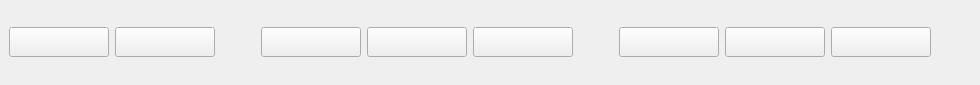
  <widget class="QDockWidget" name="buttons">
   <property name="sizePolicy">
    <sizepolicy hsizetype="Minimum" vsizetype="Minimum">
     <horstretch>0</horstretch>
     <verstretch>0</verstretch>
    </sizepolicy>
   </property>
   <property name="minimumSize">
    <size>
     <width>878</width>
     <height>70</height>
    </size>
   </property>
   <property name="maximumSize">
    <size>
     <width>524287</width>
     <height>85</height>
    </size>
   </property>
   <property name="features">
    <set>QDockWidget::DockWidgetFloatable|QDockWidget::DockWidgetMovable</set>
   </property>
   <property name="allowedAreas">
    <set>Qt::BottomDockWidgetArea|Qt::TopDockWidgetArea</set>
   </property>
   <attribute name="dockWidgetArea">
    <number>8</number>
   </attribute>
   <widget class="QWidget" name="dockWidgetContents">
    <layout class="QHBoxLayout" name="horizontalLayout">
     <item>
      <widget class="QPushButton" name="pushButtonLoad">
       <property name="sizePolicy">
        <sizepolicy hsizetype="Minimum" vsizetype="Fixed">
         <horstretch>0</horstretch>
         <verstretch>0</verstretch>
        </sizepolicy>
       </property>
       <property name="minimumSize">
        <size>
         <width>100</width>
         <height>30</height>
        </size>
       </property>
       <property name="font">
        <font>
         <pointsize>12</pointsize>
        </font>
       </property>
       <property name="text">
        <string/>
       </property>
       <property name="icon">
        <iconset>
         <normaloff>Icon/folder_drag_accept.png</normaloff>Icon/folder_drag_accept.png</iconset>
       </property>
       <property name="iconSize">
        <size>
         <width>30</width>
         <height>50</height>
        </size>
       </property>
      </widget>
     </item>
     <item>
      <widget class="QPushButton" name="pushButtonOutput_Configuration">
       <property name="sizePolicy">
        <sizepolicy hsizetype="Minimum" vsizetype="Fixed">
         <horstretch>0</horstretch>
         <verstretch>0</verstretch>
        </sizepolicy>
       </property>
       <property name="minimumSize">
        <size>
         <width>100</width>
         <height>30</height>
        </size>
       </property>
       <property name="font">
        <font>
         <pointsize>12</pointsize>
        </font>
       </property>
       <property name="text">
        <string/>
       </property>
       <property name="icon">
        <iconset>
         <normaloff>Icon/disks.png</normaloff>Icon/disks.png</iconset>
       </property>
       <property name="iconSize">
        <size>
         <width>30</width>
         <height>50</height>
        </size>
       </property>
      </widget>
     </item>
     <item>
      <spacer name="horizontalSpacer">
       <property name="orientation">
        <enum>Qt::Horizontal</enum>
       </property>
       <property name="sizeHint" stdset="0">
        <size>
         <width>40</width>
         <height>20</height>
        </size>
       </property>
      </spacer>
     </item>
     <item>
      <widget class="QPushButton" name="pushButtonStartPause">
       <property name="sizePolicy">
        <sizepolicy hsizetype="Minimum" vsizetype="Fixed">
         <horstretch>0</horstretch>
         <verstretch>0</verstretch>
        </sizepolicy>
       </property>
       <property name="minimumSize">
        <size>
         <width>100</width>
         <height>30</height>
        </size>
       </property>
       <property name="font">
        <font>
         <pointsize>12</pointsize>
        </font>
       </property>
       <property name="text">
        <string/>
       </property>
       <property name="icon">
        <iconset>
         <normaloff>Icon/media_playback_start.png</normaloff>Icon/media_playback_start.png</iconset>
       </property>
       <property name="iconSize">
        <size>
         <width>30</width>
         <height>50</height>
        </size>
       </property>
      </widget>
     </item>
     <item>
      <widget class="QPushButton" name="pushButtonStep">
       <property name="minimumSize">
        <size>
         <width>100</width>
         <height>30</height>
        </size>
       </property>
       <property name="font">
        <font>
         <pointsize>12</pointsize>
        </font>
       </property>
       <property name="text">
        <string/>
       </property>
       <property name="icon">
        <iconset>
         <normaloff>Icon/old_go_next.png</normaloff>Icon/old_go_next.png</iconset>
       </property>
       <property name="iconSize">
        <size>
         <width>30</width>
         <height>50</height>
        </size>
       </property>
      </widget>
     </item>
     <item>
      <widget class="QPushButton" name="pushButtonReset">
       <property name="minimumSize">
        <size>
         <width>100</width>
         <height>30</height>
        </size>
       </property>
       <property name="font">
        <font>
         <pointsize>12</pointsize>
        </font>
       </property>
       <property name="text">
        <string/>
       </property>
       <property name="icon">
        <iconset>
         <normaloff>Icon/old_edit_undo.png</normaloff>Icon/old_edit_undo.png</iconset>
       </property>
       <property name="iconSize">
        <size>
         <width>30</width>
         <height>50</height>
        </size>
       </property>
      </widget>
     </item>
     <item>
      <spacer name="horizontalSpacer_2">
       <property name="orientation">
        <enum>Qt::Horizontal</enum>
       </property>
       <property name="sizeHint" stdset="0">
        <size>
         <width>40</width>
         <height>20</height>
        </size>
       </property>
      </spacer>
     </item>
     <item>
      <widget class="QPushButton" name="pushButtonSnapshot">
       <property name="minimumSize">
        <size>
         <width>100</width>
         <height>30</height>
        </size>
       </property>
       <property name="font">
        <font>
         <pointsize>12</pointsize>
        </font>
       </property>
       <property name="text">
        <string/>
       </property>
       <property name="icon">
        <iconset>
         <normaloff>Icon/start_here_gnome_orange.png</normaloff>Icon/start_here_gnome_orange.png</iconset>
       </property>
       <property name="iconSize">
        <size>
         <width>30</width>
         <height>50</height>
        </size>
       </property>
      </widget>
     </item>
     <item>
      <widget class="QPushButton" name="pushButtonSnapshot_LoadCamera">
       <property name="minimumSize">
        <size>
         <width>100</width>
         <height>30</height>
        </size>
       </property>
       <property name="font">
        <font>
         <pointsize>12</pointsize>
        </font>
       </property>
       <property name="text">
        <string/>
       </property>
       <property name="icon">
        <iconset>
         <normaloff>Icon/1488352350_Upload.png</normaloff>Icon/1488352350_Upload.png</iconset>
       </property>
       <property name="iconSize">
        <size>
         <width>50</width>
         <height>50</height>
        </size>
       </property>
      </widget>
     </item>
     <item>
      <widget class="QPushButton" name="pushButtonSnapshot_SaveCamera">
       <property name="minimumSize">
        <size>
         <width>100</width>
         <height>30</height>
        </size>
       </property>
       <property name="font">
        <font>
         <pointsize>12</pointsize>
        </font>
       </property>
       <property name="text">
        <string/>
       </property>
       <property name="icon">
        <iconset>
         <normaloff>Icon/1488352357_Download.png</normaloff>Icon/1488352357_Download.png</iconset>
       </property>
       <property name="iconSize">
        <size>
         <width>50</width>
         <height>50</height>
        </size>
       </property>
      </widget>
     </item>
     <item>
      <spacer name="horizontalSpacer_3">
       <property name="orientation">
        <enum>Qt::Horizontal</enum>
       </property>
       <property name="sizeHint" stdset="0">
        <size>
         <width>40</width>
         <height>20</height>
        </size>
       </property>
      </spacer>
     </item>
    </layout>
   </widget>
  </widget>
